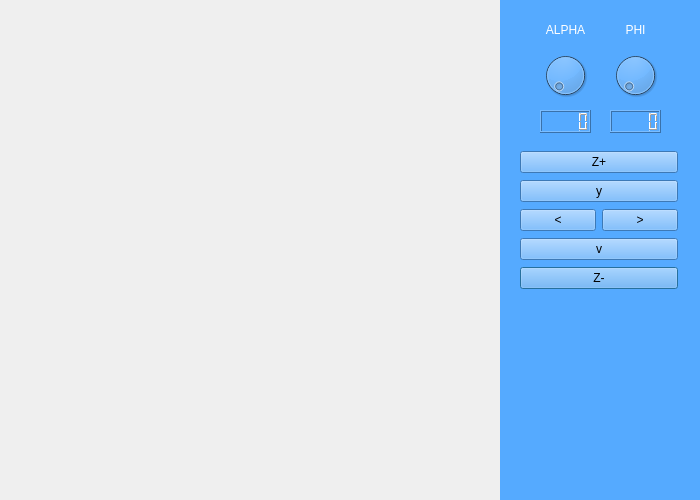
<?xml version="1.0" encoding="UTF-8"?>
<ui version="4.0">
 <class>Dialog</class>
 <widget class="QDialog" name="Dialog">
  <property name="geometry">
   <rect>
    <x>0</x>
    <y>0</y>
    <width>700</width>
    <height>500</height>
   </rect>
  </property>
  <property name="windowTitle">
   <string>Dialog</string>
  </property>
  <widget class="QWidget" name="widget" native="true">
   <property name="geometry">
    <rect>
     <x>500</x>
     <y>0</y>
     <width>200</width>
     <height>500</height>
    </rect>
   </property>
   <property name="styleSheet">
    <string notr="true">background-color: rgb(85, 170, 255);</string>
   </property>
   <widget class="QLabel" name="label">
    <property name="geometry">
     <rect>
      <x>40</x>
      <y>20</y>
      <width>51</width>
      <height>21</height>
     </rect>
    </property>
    <property name="text">
     <string>&lt;html&gt;&lt;head/&gt;&lt;body&gt;&lt;p align=&quot;center&quot;&gt;&lt;span style=&quot; color:#ffffff;&quot;&gt;ALPHA&lt;/span&gt;&lt;/p&gt;&lt;/body&gt;&lt;/html&gt;</string>
    </property>
   </widget>
   <widget class="QLabel" name="label_2">
    <property name="geometry">
     <rect>
      <x>110</x>
      <y>20</y>
      <width>51</width>
      <height>21</height>
     </rect>
    </property>
    <property name="text">
     <string>&lt;html&gt;&lt;head/&gt;&lt;body&gt;&lt;p align=&quot;center&quot;&gt;&lt;span style=&quot; color:#ffffff;&quot;&gt;PHI&lt;/span&gt;&lt;/p&gt;&lt;/body&gt;&lt;/html&gt;</string>
    </property>
   </widget>
   <widget class="QDial" name="dial">
    <property name="geometry">
     <rect>
      <x>40</x>
      <y>50</y>
      <width>51</width>
      <height>51</height>
     </rect>
    </property>
   </widget>
   <widget class="QDial" name="dial_2">
    <property name="geometry">
     <rect>
      <x>110</x>
      <y>50</y>
      <width>51</width>
      <height>51</height>
     </rect>
    </property>
   </widget>
   <widget class="QLCDNumber" name="lcdNumber">
    <property name="geometry">
     <rect>
      <x>40</x>
      <y>110</y>
      <width>51</width>
      <height>23</height>
     </rect>
    </property>
   </widget>
   <widget class="QLCDNumber" name="lcdNumber_2">
    <property name="geometry">
     <rect>
      <x>110</x>
      <y>110</y>
      <width>51</width>
      <height>23</height>
     </rect>
    </property>
   </widget>
   <widget class="QWidget" name="">
    <property name="geometry">
     <rect>
      <x>20</x>
      <y>150</y>
      <width>158</width>
      <height>141</height>
     </rect>
    </property>
    <layout class="QGridLayout" name="gridLayout">
     <item row="4" column="0" colspan="2">
      <widget class="QPushButton" name="pushButton_6">
       <property name="text">
        <string>Z-</string>
       </property>
      </widget>
     </item>
     <item row="2" column="0">
      <widget class="QPushButton" name="pushButton">
       <property name="text">
        <string>&lt;</string>
       </property>
      </widget>
     </item>
     <item row="2" column="1">
      <widget class="QPushButton" name="pushButton_2">
       <property name="text">
        <string>&gt;</string>
       </property>
      </widget>
     </item>
     <item row="3" column="0" colspan="2">
      <widget class="QPushButton" name="pushButton_3">
       <property name="text">
        <string>v</string>
       </property>
      </widget>
     </item>
     <item row="1" column="0" colspan="2">
      <widget class="QPushButton" name="pushButton_4">
       <property name="text">
        <string>y</string>
       </property>
      </widget>
     </item>
     <item row="0" column="0" colspan="2">
      <widget class="QPushButton" name="pushButton_5">
       <property name="text">
        <string>Z+</string>
       </property>
      </widget>
     </item>
    </layout>
   </widget>
  </widget>
 </widget>
 <resources/>
 <connections>
  <connection>
   <sender>dial</sender>
   <signal>valueChanged(int)</signal>
   <receiver>dial</receiver>
   <slot>setValue(int)</slot>
   <hints>
    <hint type="sourcelabel">
     <x>570</x>
     <y>82</y>
    </hint>
    <hint type="destinationlabel">
     <x>570</x>
     <y>82</y>
    </hint>
   </hints>
  </connection>
  <connection>
   <sender>dial_2</sender>
   <signal>valueChanged(int)</signal>
   <receiver>dial_2</receiver>
   <slot>setValue(int)</slot>
   <hints>
    <hint type="sourcelabel">
     <x>638</x>
     <y>89</y>
    </hint>
    <hint type="destinationlabel">
     <x>638</x>
     <y>89</y>
    </hint>
   </hints>
  </connection>
 </connections>
</ui>
